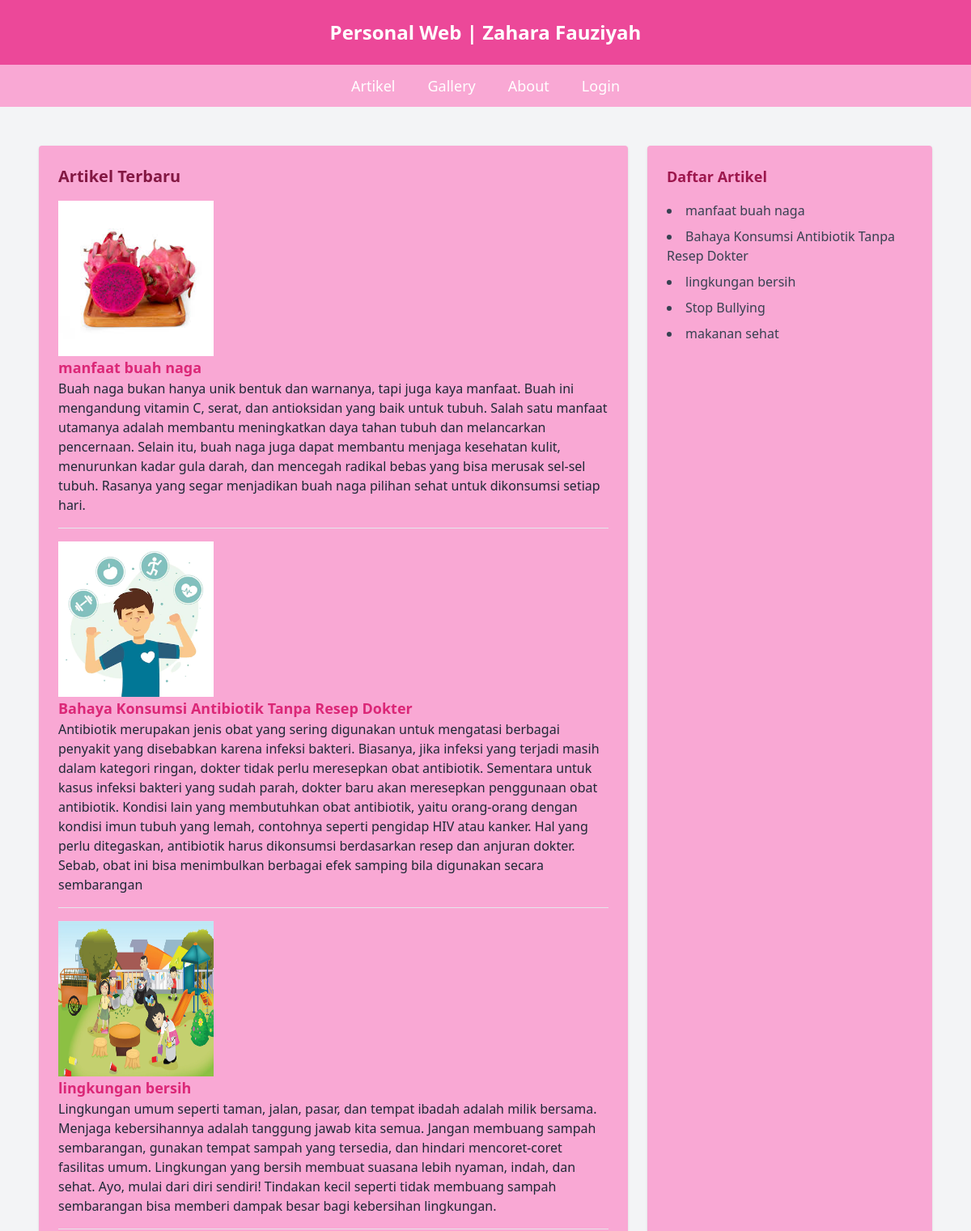
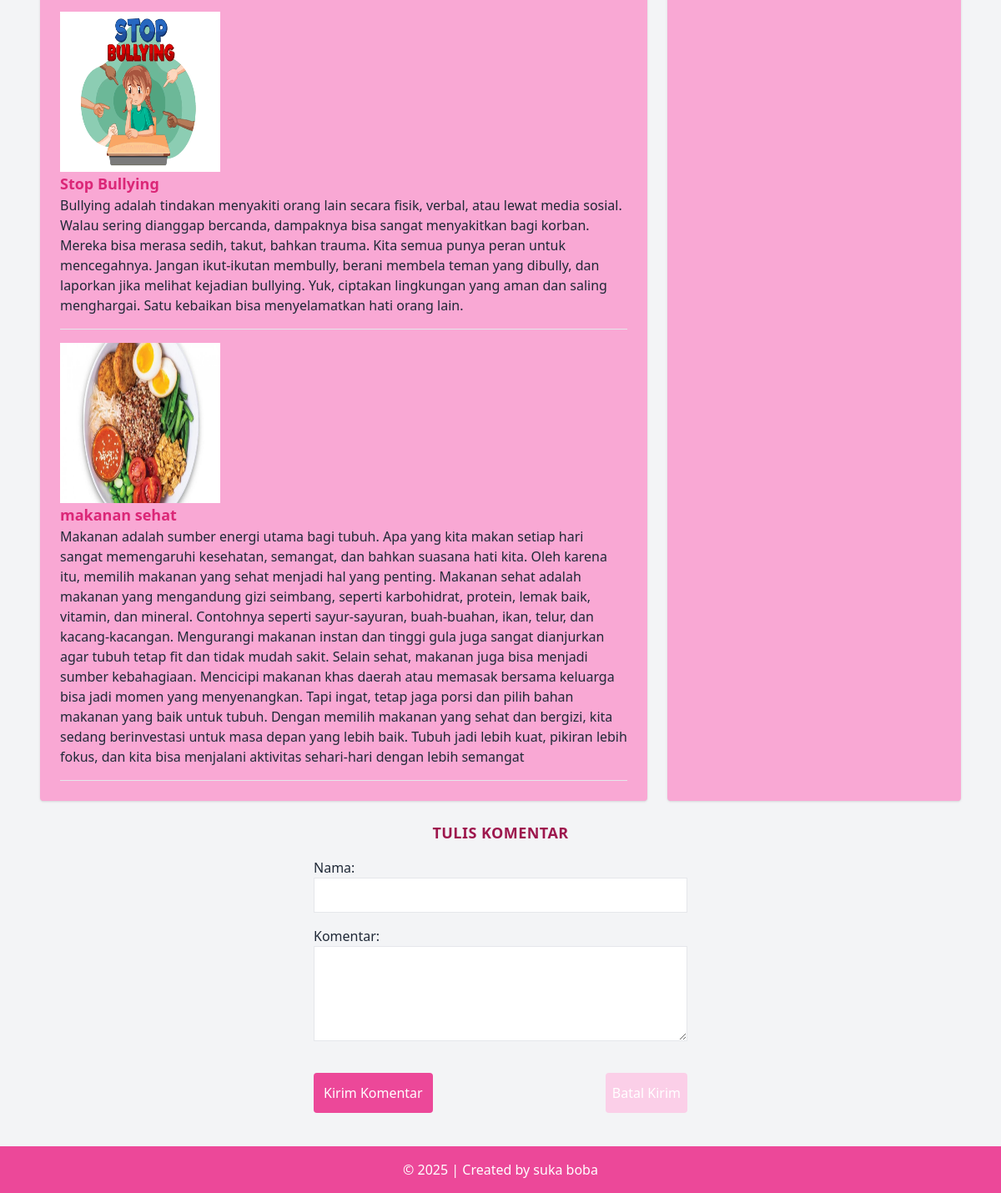
The page / on the database its author committed (2 pictures, top to bottom).
### tables this page shows
CREATE TABLE `tbl_artikel` (
  `id_artikel` int(5) NOT NULL,
  `nama_artikel` text NOT NULL,
  `isi_artikel` text NOT NULL,
  `foto` varchar(50) NOT NULL
);

### index.php (the view, shortened to what this page needs)
<?php include "koneksi.php"; ?>
<!DOCTYPE html>
<html lang="en">
<head>
  <script src="https://cdn.tailwindcss.com"></script>
</head>
<body class="bg-gray-100 text-gray-800 font-sans">
  <header class="bg-pink-500 text-white text-center p-6 text-2xl font-bold">
    Personal Web | Zahara Fauziyah
  </header>
  <nav class="bg-pink-300 text-white py-3">
    <ul class="flex justify-center space-x-10 font-medium text-lg">
      <li><a href="index.php" class="hover:underline">Artikel</a></li>
      <li><a href="gallery.php" class="hover:underline">Gallery</a></li>
      <li><a href="about.php" class="hover:underline">About</a></li>
      <li><a href="admin/login.php" class="hover:underline">Login</a></li>
    </ul>
  </nav>
  <main class="max-w-6xl mx-auto p-6 grid grid-cols-1 md:grid-cols-3 gap-6
mt-6">
    <section class="md:col-span-2 bg-pink-300 p-6 rounded shadow">
      <h2 class="text-xl font-bold  mb-4 text-pink-900">Artikel Terbaru</h2>
      <div class="space-y-4">
        <?php
        $sql = "SELECT * FROM tbl_artikel ORDER BY id_artikel DESC";
        $query = mysqli_query($db, $sql);
        while ($data = mysqli_fetch_array($query)) {
          echo "<div class='border-b pb-4'>";
          echo "<img src='images/{$data['foto']}' class='w-48 h-48 objectcover' alt='Gambar'>";
          echo "<h3 class='text-lg font-semibold text-pink-600'>" .
            htmlspecialchars($data['nama_artikel']) . "</h3>";
          echo "<p>" . htmlspecialchars($data['isi_artikel']) . "</p>";
          echo "</div>";
        }
        ?>
      </div>
    </section>
    <aside class="bg-pink-300 p-6 rounded shadow">
      <h2 class="text-lg font-bold mb-4 text-pink-800">Daftar Artikel</h2>
      <ul class="space-y-2 list-disc list-inside text-gray-700">
        <?php
        $sql = "SELECT * FROM tbl_artikel ORDER BY id_artikel DESC";
        $query = mysqli_query($db, $sql);
        while ($data = mysqli_fetch_array($query)) {
          echo "<li>" . htmlspecialchars($data['nama_artikel']) . "</li>";
        }
        ?>
      </ul>
    </aside>
  </main>
  <h2 class="text-lg font-bold mb-4 text-pink-800 text-center uppercase tracking-wide">
    Tulis Komentar
  </h2>
  <div class="flex justify-center">
    <form action="simpan_komentar.php" method="POST" class="w-full max-w-md">
      <label>Nama:</label><br>
      <input type="text" name="nama_pengirim" required class="w-full border p-2 mb-4"><br>
      <label>Komentar:</label><br>
      <textarea name="isi_komentar" rows="4" required class="w-full border p-2 mb-4"></textarea><br>
      <div class="flex justify-between mt-4">
  <a href="artikel.php?id=<?= $id_artikel ?>"
     class="bg-pink-500 text-white py-3 px-3 rounded hover:bg-pink-900">
    Kirim Komentar
  </a>
  <button type="submit"
     class="bg-pink-200 text-white py-3 px-2 rounded hover:bg-pink-500">
    Batal Kirim
  </button>
</div>
      </div>
  <footer class="bg-pink-500 text-white text-center py-4 mt-10">
    &copy; <?php echo date('Y'); ?> | Created by suka boba
  </footer>
</body>
</html>

### rows shown on the page
tbl_artikel: foto (picture), nama_artikel "manfaat buah naga", isi_artikel "Buah naga bukan hanya unik bentuk dan warnanya, tapi juga kaya manfaat. Buah ini mengandung vitamin C, serat, dan antioksidan yang baik untuk tubuh. Salah satu manfaat utamanya adalah membantu meningkatkan daya tahan tubuh dan melancarkan pencernaan. Selain itu, buah naga juga dapat membantu menjaga kesehatan kulit, menurunkan kadar gula darah, dan mencegah radikal bebas yang bisa merusak sel-sel tubuh. Rasanya yang segar menjadikan buah naga pilihan sehat untuk dikonsumsi setiap hari."
tbl_artikel: foto (picture), nama_artikel "Bahaya Konsumsi Antibiotik Tanpa Resep Dokter", isi_artikel "Antibiotik merupakan jenis obat yang sering digunakan untuk mengatasi berbagai penyakit yang disebabkan karena infeksi bakteri. Biasanya, jika infeksi yang terjadi masih dalam kategori ringan, dokter tidak perlu meresepkan obat antibiotik. Sementara untuk kasus infeksi bakteri yang sudah parah, dokter baru akan meresepkan penggunaan obat antibiotik. Kondisi lain yang membutuhkan obat antibiotik, yaitu orang-orang dengan kondisi imun tubuh yang lemah, contohnya seperti pengidap HIV atau kanker. Hal yang perlu ditegaskan, antibiotik harus dikonsumsi berdasarkan resep dan anjuran dokter. Sebab, obat ini bisa menimbulkan berbagai efek samping bila digunakan secara sembarangan"
tbl_artikel: foto (picture), nama_artikel "lingkungan bersih", isi_artikel "Lingkungan umum seperti taman, jalan, pasar, dan tempat ibadah adalah milik bersama. Menjaga kebersihannya adalah tanggung jawab kita semua. Jangan membuang sampah sembarangan, gunakan tempat sampah yang tersedia, dan hindari mencoret-coret fasilitas umum. Lingkungan yang bersih membuat suasana lebih nyaman, indah, dan sehat. Ayo, mulai dari diri sendiri! Tindakan kecil seperti tidak membuang sampah sembarangan bisa memberi dampak besar bagi kebersihan lingkungan."
tbl_artikel: foto (picture), nama_artikel "Stop Bullying", isi_artikel "Bullying adalah tindakan menyakiti orang lain secara fisik, verbal, atau lewat media sosial. Walau sering dianggap bercanda, dampaknya bisa sangat menyakitkan bagi korban. Mereka bisa merasa sedih, takut, bahkan trauma. Kita semua punya peran untuk mencegahnya. Jangan ikut-ikutan membully, berani membela teman yang dibully, dan laporkan jika melihat kejadian bullying. Yuk, ciptakan lingkungan yang aman dan saling menghargai. Satu kebaikan bisa menyelamatkan hati orang lain."
tbl_artikel: foto (picture), nama_artikel "makanan sehat", isi_artikel "Makanan adalah sumber energi utama bagi tubuh. Apa yang kita makan setiap hari sangat memengaruhi kesehatan, semangat, dan bahkan suasana hati kita. Oleh karena itu, memilih makanan yang sehat menjadi hal yang penting. Makanan sehat adalah makanan yang mengandung gizi seimbang, seperti karbohidrat, protein, lemak baik, vitamin, dan mineral. Contohnya seperti sayur-sayuran, buah-buahan, ikan, telur, dan kacang-kacangan. Mengurangi makanan instan dan tinggi gula juga sangat dianjurkan agar tubuh tetap fit dan tidak mudah sakit. Selain sehat, makanan juga bisa menjadi sumber kebahagiaan. Mencicipi makanan khas daerah atau memasak bersama keluarga bisa jadi momen yang menyenangkan. Tapi ingat,…"
